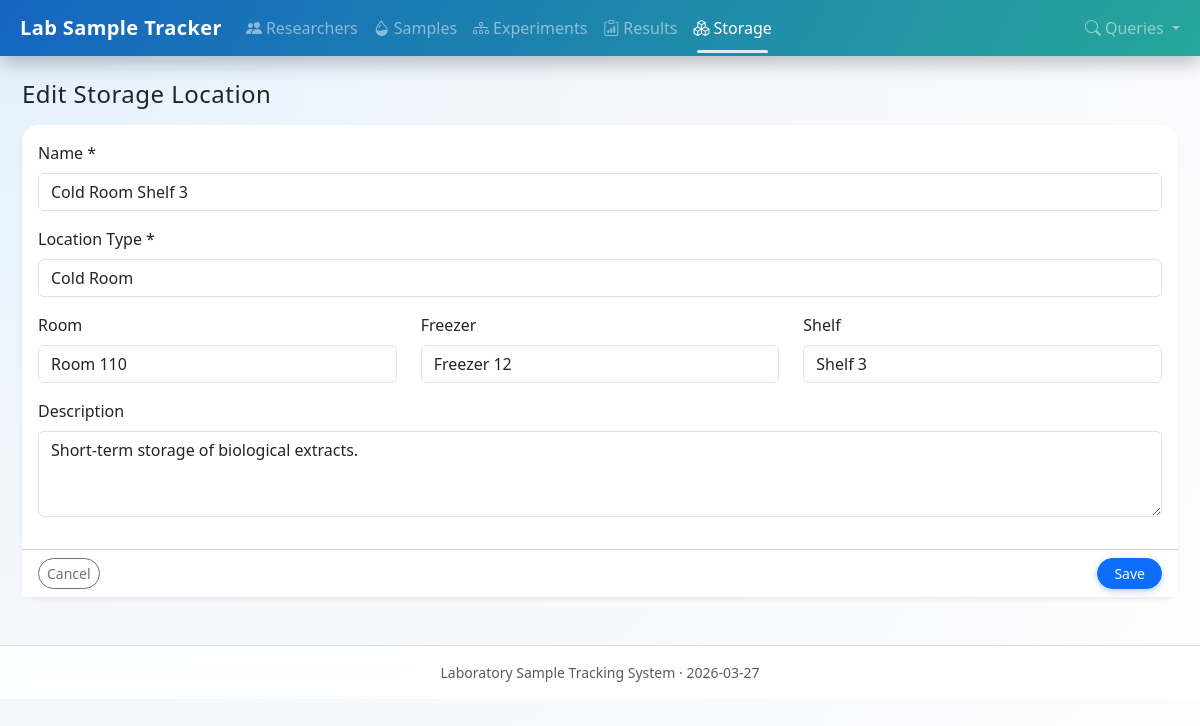
/locations/3/edit, run on the app's committed database.
### tables this page shows
CREATE TABLE storage_location (
            id              INTEGER PRIMARY KEY AUTOINCREMENT,
            name            TEXT NOT NULL,
            location_type   TEXT NOT NULL,
            room            TEXT,
            freezer         TEXT,
            shelf           TEXT,
            description     TEXT
        );

### app.py (the view, shortened to what this page needs)
@app.route("/locations/<int:location_id>/edit", methods=["GET", "POST"])
def edit_location(location_id: int):
    conn = get_connection()
    cur = conn.cursor()
    cur.execute("SELECT * FROM storage_location WHERE id = ?;", (location_id,))
    location = cur.fetchone()
    if not location:
        conn.close()
        flash("Storage location not found.", "warning")
        return redirect(url_for("list_locations"))
    conn.close()
    return render_template("locations/form.html", location=location)

### app.py (called while the page is built)
@app.context_processor
def inject_now() -> Dict[str, Any]:
    return {"now": datetime.now()}

### db.py (called while the page is built)
def get_connection():
    conn = sqlite3.connect(DB_PATH)
    conn.row_factory = sqlite3.Row
    conn.execute("PRAGMA foreign_keys = ON;")
    return conn

### templates/locations/form.html
{% extends "base.html" %}
{% block content %}
<h2 class="h4 mb-3">
  {% if location %}Edit Storage Location{% else %}Add Storage Location{% endif %}
</h2>
<form method="post" class="card border-0 shadow-sm">
  <div class="card-body">
    <div class="mb-3">
      <label class="form-label">Name *</label>
      <input type="text" name="name" class="form-control" value="{{ location.name if location else '' }}" required>
    </div>
    <div class="mb-3">
      <label class="form-label">Location Type *</label>
      <input type="text" name="location_type" class="form-control" value="{{ location.location_type if location else '' }}" required>
    </div>
    <div class="row">
      <div class="col-md-4 mb-3">
        <label class="form-label">Room</label>
        <input type="text" name="room" class="form-control" value="{{ location.room if location else '' }}">
      </div>
      <div class="col-md-4 mb-3">
        <label class="form-label">Freezer</label>
        <input type="text" name="freezer" class="form-control" value="{{ location.freezer if location else '' }}">
      </div>
      <div class="col-md-4 mb-3">
        <label class="form-label">Shelf</label>
        <input type="text" name="shelf" class="form-control" value="{{ location.shelf if location else '' }}">
      </div>
    </div>
    <div class="mb-3">
      <label class="form-label">Description</label>
      <textarea name="description" class="form-control" rows="3">{{ location.description if location else '' }}</textarea>
    </div>
  </div>
  <div class="card-footer bg-white d-flex justify-content-between">
    <a href="{{ url_for('list_locations') }}" class="btn btn-outline-secondary btn-sm">Cancel</a>
    <button type="submit" class="btn btn-primary btn-sm">Save</button>
  </div>
</form>
{% endblock %}

### static/style.css (style rules this page uses)
body { font-family: system-ui, -apple-system, BlinkMacSystemFont, "Segoe UI", sans-serif; background: radial-gradient(circle at top left, #e3f2fd 0, #f5f7fb 45%, #fdfdfd 100%); min-height: 100vh; }
h1, h2, h3, .navbar-brand { letter-spacing: 0.02em; }
.card { border-radius: 1rem; transition: transform 0.12s ease, box-shadow 0.12s ease; }
.btn-primary { border-radius: 999px; padding-inline: 1rem; box-shadow: 0 2px 6px rgba(25, 118, 210, 0.35); transition: transform 0.1s ease, box-shadow 0.1s ease; }
.btn-outline-secondary, .btn-outline-danger { border-radius: 999px; }

### data on the page
storage_location: name "Cold Room Shelf 3", location_type "Cold Room", room "Room 110", freezer "Freezer 12", shelf "Shelf 3", description "Short-term storage of biological extracts."
